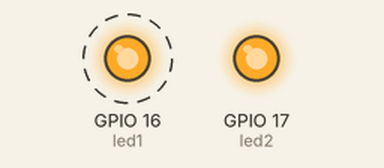
Recording of a program running on a simulated ESP32. On the bench: output pins drawn as LEDs (lit = HIGH). Dashed ring = blinking. What the program prints to the serial monitor is not drawn.

Above: at 0.2 s.
At 2.2 s:
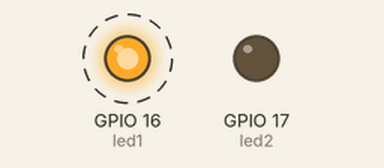
Timing chart, 0 to 3.0 s (numbered marks = the images above):
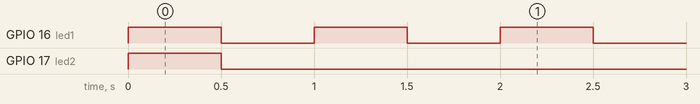

The program:

main.cpp
```cpp
#include <Arduino.h>

const int led1 = 16;
const int led2 = 17;

void toggleLED(void * parameter);
void uploadToAWS(void * parameter);
void setup(){
  Serial.begin(115200);
  pinMode(led1, OUTPUT);
  pinMode(led2, OUTPUT);

xTaskCreatePinnedToCore(
    uploadToAWS,
    "Upload to AWS",
    1000,
    NULL,
    1,
    NULL,
    0

);
    xTaskCreate(
    toggleLED,
    "Toggle LED",
    1000,
    NULL,
    1,
    NULL
  );


}


void toggleLED(void * parameter){
  for(;;){

    digitalWrite(led1, HIGH);


    vTaskDelay(500 / portTICK_PERIOD_MS);


    digitalWrite(led1, LOW);


    vTaskDelay(500 / portTICK_PERIOD_MS);
  }
}


void uploadToAWS(void * parameter){
    Serial.print("Task is running on: ");
  Serial.println(xPortGetCoreID());

    digitalWrite(led2, HIGH);
    vTaskDelay(500 / portTICK_PERIOD_MS);

    digitalWrite(led2, LOW);

    vTaskDelay(500 / portTICK_PERIOD_MS);


    vTaskDelete(NULL);
}


void loop(){

}
```

Measured:
- by itself, GPIO 16 (led1): alternates HIGH for 0.50 s and LOW for 0.50 s
- by itself, GPIO 17 (led2): LOW → HIGH at 0.00 s, → LOW 0.50 s later
